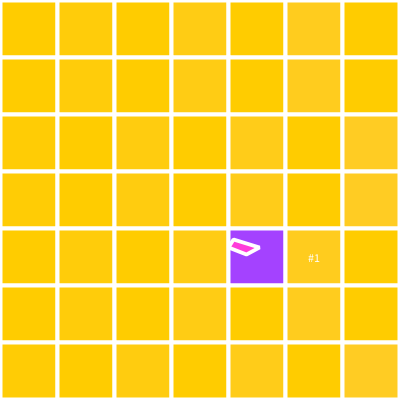
Frame 1 (no input)
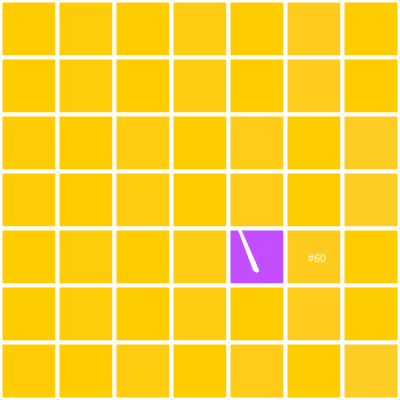
Frame 60 (the mouse pressed at the canvas centre just before this capture)
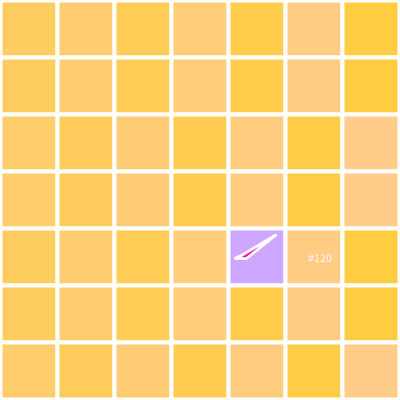
Frame 120 (the mouse held since frame 60 and released just before this capture)

The Processing sketch that drew these frames (run headless with seeded random() and noise(); from frame 60 on, the mouse is pressed at the canvas centre):

// Processing sketch: processing_68665
// ── processing_68665.pde

// Homework #3, 48-757, 11:30AM
// Copyright M. Yvonne Hidle
// M. Yvonne Hidle
// yvonnehidle@gmail.com


//variables
float x, y, rectW, rectH,movingX,movingY;


void setup() {
  //general parameters
  size(400, 400);
  smooth();
  frameRate(5);
  colorMode(RGB, width+100);

  //variables starting
  x = 0;
  y = 0;
  rectW = width/7;
  rectH = width/7;
  movingX = 0;
  movingY = 0;
}


void draw() {
  //random squares
  stroke(width+100);
  strokeWeight(4);

  //row 1
  fill(500, width, pmouseX-10);
  rect(x, y, rectW, rectH);
  fill(500, width, pmouseX+20);
  rect(x+rectW, y, rectW, rectH);
  fill(500, width, pmouseX-30);
  rect(x+rectW*2, y, rectW, rectH);
  fill(500, width, pmouseX+40);
  rect(x+rectW*3, y, rectW, rectH);
  fill(500, width, pmouseX-50);
  rect(x+rectW*4, y, rectW, rectH);
  fill(500, width, pmouseX+60);
  rect(x+rectW*5, y, rectW, rectH);
  fill(500, width, pmouseX-70);
  rect(x+rectW*6, y, rectW, rectH);

  //row 2
  fill(500, width, mouseY-10);
  rect(x, y+rectH, rectW, rectH);
  fill(500, width, mouseY+20);
  rect(x+rectW, y+rectH, rectW, rectH);
  fill(500, width, mouseY-30);
  rect(x+rectW*2, y+rectH, rectW, rectH);
  fill(500, width, mouseY+40);
  rect(x+rectW*3, y+rectH, rectW, rectH);
  fill(500, width, mouseY-50);
  rect(x+rectW*4, y+rectH, rectW, rectH);
  fill(500, width, mouseY+60);
  rect(x+rectW*5, y+rectH, rectW, rectH);
  fill(500, width, mouseY-70);
  rect(x+rectW*6, y+rectH, rectW, rectH);

  //row 3
  fill(500, width, mouseX+10);
  rect(x, y+rectH*2, rectW, rectH);
  fill(500, width, mouseX-20);
  rect(x+rectW, y+rectH*2, rectW, rectH);
  fill(500, width, mouseX+30);
  rect(x+rectW*2, y+rectH*2, rectW, rectH);
  fill(500, width, mouseX-40);
  rect(x+rectW*3, y+rectH*2, rectW, rectH);
  fill(500, width, mouseX+50);
  rect(x+rectW*4, y+rectH*2, rectW, rectH);
  fill(500, width, mouseX-60);
  rect(x+rectW*5, y+rectH*2, rectW, rectH);
  fill(500, width, mouseX+70);
  rect(x+rectW*6, y+rectH*2, rectW, rectH);

  //row 4
  fill(500, width, pmouseY+10);
  rect(x, y+rectH*3, rectW, rectH);
  fill(500, width, pmouseY-20);
  rect(x+rectW, y+rectH*3, rectW, rectH);
  fill(500, width, pmouseY+30);
  rect(x+rectW*2, y+rectH*3, rectW, rectH);
  fill(500, width, pmouseY-40);
  rect(x+rectW*3, y+rectH*3, rectW, rectH);
  fill(500, width, pmouseY+50);
  rect(x+rectW*4, y+rectH*3, rectW, rectH);
  fill(500, width, pmouseY-60);
  rect(x+rectW*5, y+rectH*3, rectW, rectH);
  fill(500, width, pmouseY+70);
  rect(x+rectW*6, y+rectH*3, rectW, rectH);

  //row 5
  fill(500, width, mouseX-10);
  rect(x, y+rectH*4, rectW, rectH);
  fill(500, width, mouseX+20);
  rect(x+rectW, y+rectH*4, rectW, rectH);
  fill(500, width, mouseX-30);
  rect(x+rectW*2, y+rectH*4, rectW, rectH);
  fill(500, width, mouseX+40);
  rect(x+rectW*3, y+rectH*4, rectW, rectH);
  fill(random(width+100), random(width+100), 500);
  rect(x+rectW*4, y+rectH*4, rectW, rectH);
  fill(500, width, mouseX+60);
  rect(x+rectW*5, y+rectH*4, rectW, rectH);
  fill(500, width, mouseX-70);
  rect(x+rectW*6, y+rectH*4, rectW, rectH);

  //row 6
  fill(500, width, mouseY-10);
  rect(x, y+rectH*5, rectW, rectH);
  fill(500, width, mouseY+20);
  rect(x+rectW, y+rectH*5, rectW, rectH);
  fill(500, width, mouseY-30);
  rect(x+rectW*2, y+rectH*5, rectW, rectH);
  fill(500, width, mouseY+40);
  rect(x+rectW*3, y+rectH*5, rectW, rectH);
  fill(500, width, mouseY-50);
  rect(x+rectW*4, y+rectH*5, rectW, rectH);
  fill(500, width, mouseY+60);
  rect(x+rectW*5, y+rectH*5, rectW, rectH);
  fill(500, width, mouseY-70);
  rect(x+rectW*6, y+rectH*5, rectW, rectH);

  //row 7
  fill(500, width, pmouseX+10);
  rect(x, y+rectH*6, rectW, rectH);
  fill(500, width, pmouseX-20);
  rect(x+rectW, y+rectH*6, rectW, rectH);
  fill(500, width, pmouseX+30);
  rect(x+rectW*2, y+rectH*6, rectW, rectH);
  fill(500, width, pmouseX-40);
  rect(x+rectW*3, y+rectH*6, rectW, rectH);
  fill(500, width, pmouseX+50);
  rect(x+rectW*4, y+rectH*6, rectW, rectH);
  fill(500, width, pmouseX-60);
  rect(x+rectW*5, y+rectH*6, rectW, rectH);
  fill(500, width, pmouseX+70);
  rect(x+rectW*6, y+rectH*6, rectW, rectH);

  //random quad
  strokeWeight(random(4));
  strokeJoin(BEVEL);
  fill(500, random(width+100), random(width+100));
  quad(
  random(rectW*4,rectW*5),random(rectH*4,rectH*5),
  random(rectW*4,rectW*5),random(rectH*4,rectH*5),
  random(rectW*4,rectW*5),random(rectH*4,rectH*5),
  random(rectW*4,rectW*5),random(rectH*4,rectH*5));
  
  //frameCount
  fill(500);
  text("#" + frameCount,rectW*5.4,rectH*4.6);
}
